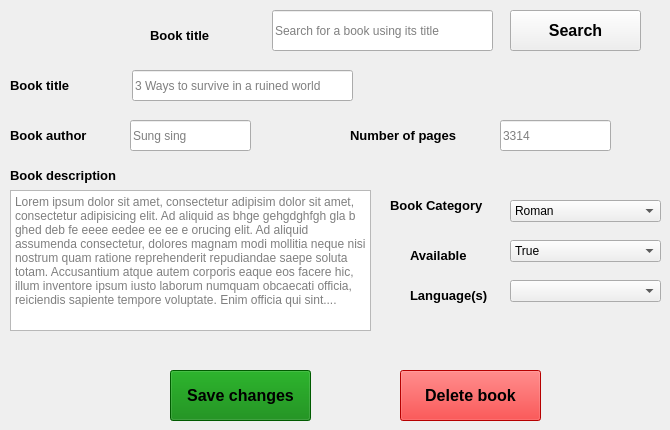
        <widget class="QWidget" name="tab_6">
         <attribute name="title">
          <string>Edit or Delete a Tenant</string>
         </attribute>
         <widget class="QLabel" name="label_8">
          <property name="geometry">
           <rect>
            <x>350</x>
            <y>120</y>
            <width>111</width>
            <height>31</height>
           </rect>
          </property>
          <property name="font">
           <font>
            <pointsize>10</pointsize>
            <bold>true</bold>
           </font>
          </property>
          <property name="text">
           <string>Number of pages</string>
          </property>
         </widget>
         <widget class="QLabel" name="label_9">
          <property name="geometry">
           <rect>
            <x>410</x>
            <y>240</y>
            <width>71</width>
            <height>31</height>
           </rect>
          </property>
          <property name="font">
           <font>
            <pointsize>10</pointsize>
            <bold>true</bold>
           </font>
          </property>
          <property name="text">
           <string>Available</string>
          </property>
         </widget>
         <widget class="QComboBox" name="availableEdit">
          <property name="geometry">
           <rect>
            <x>510</x>
            <y>240</y>
            <width>151</width>
            <height>22</height>
           </rect>
          </property>
          <item>
           <property name="text">
            <string>True</string>
           </property>
          </item>
          <item>
           <property name="text">
            <string>False</string>
           </property>
          </item>
         </widget>
         <widget class="QLineEdit" name="pagesEdit">
          <property name="geometry">
           <rect>
            <x>500</x>
            <y>120</y>
            <width>111</width>
            <height>31</height>
           </rect>
          </property>
          <property name="placeholderText">
           <string>3314</string>
          </property>
         </widget>
         <widget class="QLabel" name="label_10">
          <property name="geometry">
           <rect>
            <x>10</x>
            <y>120</y>
            <width>81</width>
            <height>31</height>
           </rect>
          </property>
          <property name="font">
           <font>
            <pointsize>10</pointsize>
            <bold>true</bold>
           </font>
          </property>
          <property name="text">
           <string>Book author</string>
          </property>
         </widget>
         <widget class="QLabel" name="label_11">
          <property name="geometry">
           <rect>
            <x>390</x>
            <y>190</y>
            <width>111</width>
            <height>31</height>
           </rect>
          </property>
          <property name="font">
           <font>
            <pointsize>10</pointsize>
            <bold>true</bold>
           </font>
          </property>
          <property name="text">
           <string>Book Category</string>
          </property>
         </widget>
         <widget class="QLabel" name="label_12">
          <property name="geometry">
           <rect>
            <x>10</x>
            <y>70</y>
            <width>81</width>
            <height>31</height>
           </rect>
          </property>
          <property name="font">
           <font>
            <pointsize>10</pointsize>
            <bold>true</bold>
           </font>
          </property>
          <property name="text">
           <string>Book title</string>
          </property>
         </widget>
         <widget class="QLineEdit" name="titleEdit">
          <property name="geometry">
           <rect>
            <x>132</x>
            <y>70</y>
            <width>221</width>
            <height>31</height>
           </rect>
          </property>
          <property name="placeholderText">
           <string>3 Ways to survive in a ruined world</string>
          </property>
         </widget>
         <widget class="QTextEdit" name="descriptionEdit">
          <property name="geometry">
           <rect>
            <x>10</x>
            <y>190</y>
            <width>361</width>
            <height>141</height>
           </rect>
          </property>
          <property name="placeholderText">
           <string>Lorem ipsum dolor sit amet, consectetur adipisim dolor sit amet, consectetur adipisicing elit. Ad aliquid as bhge gehgdghfgh gla b  ghed deb fe eeee eedee ee ee e orucing elit. Ad aliquid assumenda consectetur, dolores magnam modi mollitia neque nisi nostrum quam ratione reprehenderit repudiandae saepe soluta totam. Accusantium atque autem corporis eaque eos facere hic, illum inventore ipsum iusto laborum numquam obcaecati officia, reiciendis sapiente tempore voluptate. Enim officia qui sint....</string>
          </property>
         </widget>
         <widget class="QLineEdit" name="authorEdit">
          <property name="geometry">
           <rect>
            <x>130</x>
            <y>120</y>
            <width>121</width>
            <height>31</height>
           </rect>
          </property>
          <property name="placeholderText">
           <string>Sung sing</string>
          </property>
         </widget>
         <widget class="QComboBox" name="categoryEdit">
          <property name="geometry">
           <rect>
            <x>510</x>
            <y>200</y>
            <width>151</width>
            <height>22</height>
           </rect>
          </property>
          <item>
           <property name="text">
            <string>Roman</string>
           </property>
          </item>
          <item>
           <property name="text">
            <string>History</string>
           </property>
          </item>
          <item>
           <property name="text">
            <string>Novel</string>
           </property>
          </item>
          <item>
           <property name="text">
            <string>Scientific</string>
           </property>
          </item>
          <item>
           <property name="text">
            <string>Fantasy</string>
           </property>
          </item>
          <item>
           <property name="text">
            <string>Drama</string>
           </property>
          </item>
          <item>
           <property name="text">
            <string>Psychology</string>
           </property>
          </item>
         </widget>
         <widget class="QPushButton" name="saveChanges">
          <property name="geometry">
           <rect>
            <x>170</x>
            <y>370</y>
            <width>141</width>
            <height>51</height>
           </rect>
          </property>
          <property name="font">
           <font>
            <pointsize>12</pointsize>
            <bold>true</bold>
           </font>
          </property>
          <property name="styleSheet">
           <string notr="true">background-color:green;</string>
          </property>
          <property name="text">
           <string>Save changes</string>
          </property>
         </widget>
         <widget class="QLineEdit" name="title_search">
          <property name="geometry">
           <rect>
            <x>272</x>
            <y>10</y>
            <width>221</width>
            <height>41</height>
           </rect>
          </property>
          <property name="text">
           <string/>
          </property>
          <property name="placeholderText">
           <string>Search for a book using its title </string>
          </property>
         </widget>
         <widget class="QLabel" name="label_13">
          <property name="geometry">
           <rect>
            <x>150</x>
            <y>20</y>
            <width>91</width>
            <height>31</height>
           </rect>
          </property>
          <property name="font">
           <font>
            <pointsize>10</pointsize>
            <bold>true</bold>
           </font>
          </property>
          <property name="text">
           <string>Book title</string>
          </property>
         </widget>
         <widget class="QPushButton" name="searchBtn">
          <property name="geometry">
           <rect>
            <x>510</x>
            <y>10</y>
            <width>131</width>
            <height>41</height>
           </rect>
          </property>
          <property name="font">
           <font>
            <pointsize>12</pointsize>
            <bold>true</bold>
           </font>
          </property>
          <property name="text">
           <string>Search</string>
          </property>
         </widget>
         <widget class="QPushButton" name="deleteBook">
          <property name="geometry">
           <rect>
            <x>400</x>
            <y>370</y>
            <width>141</width>
            <height>51</height>
           </rect>
          </property>
          <property name="font">
           <font>
            <pointsize>12</pointsize>
            <bold>true</bold>
           </font>
          </property>
          <property name="styleSheet">
           <string notr="true">background-color:red;</string>
          </property>
          <property name="text">
           <string>Delete book</string>
          </property>
         </widget>
         <widget class="QLabel" name="label_26">
          <property name="geometry">
           <rect>
            <x>10</x>
            <y>160</y>
            <width>111</width>
            <height>31</height>
           </rect>
          </property>
          <property name="font">
           <font>
            <pointsize>10</pointsize>
            <bold>true</bold>
           </font>
          </property>
          <property name="text">
           <string>Book description </string>
          </property>
         </widget>
         <widget class="QComboBox" name="language_combo_2">
          <property name="geometry">
           <rect>
            <x>510</x>
            <y>280</y>
            <width>151</width>
            <height>22</height>
           </rect>
          </property>
         </widget>
         <widget class="QLabel" name="label_30">
          <property name="geometry">
           <rect>
            <x>410</x>
            <y>280</y>
            <width>81</width>
            <height>31</height>
           </rect>
          </property>
          <property name="font">
           <font>
            <pointsize>10</pointsize>
            <bold>true</bold>
           </font>
          </property>
          <property name="text">
           <string>Language(s)</string>
          </property>
         </widget>
        </widget>
